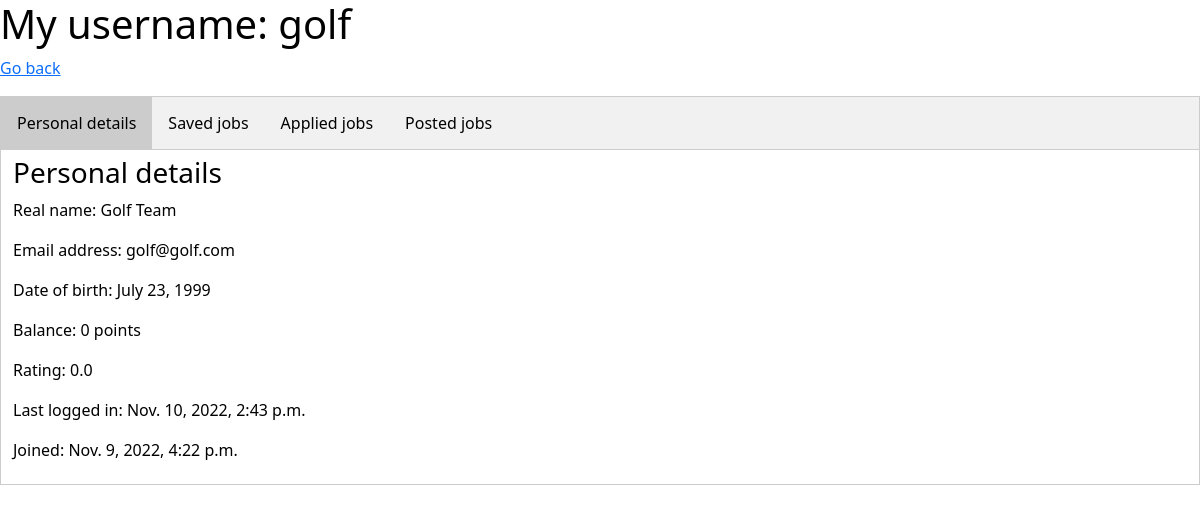
/profile/me/ (signed in), run on an earlier commit of the app's database.
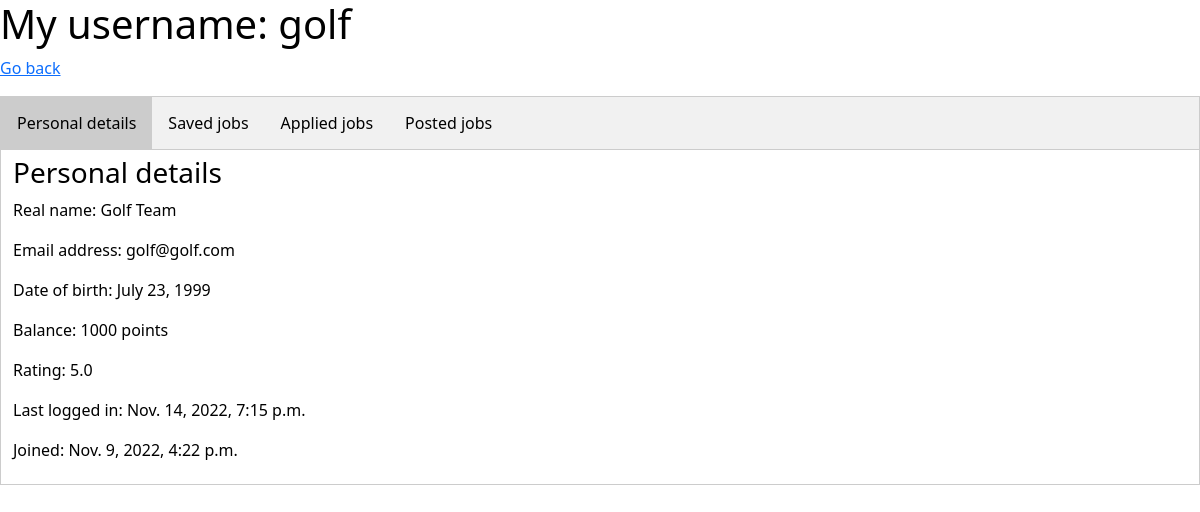
And on a later commit of the database.
### userprofile/models.py (models this page shows)
class User(AbstractUser):
    balance = models.IntegerField(default=0)
    date_of_birth = models.DateField()
    rating = models.FloatField(default=0)
    REQUIRED_FIELDS = ["first_name", "last_name", "email", "date_of_birth"]

### userprofile/views.py (the view, shortened to what this page needs)
# urls.py: path('me/', views.me, name='me'), # My profile
def me(request):
    template = loader.get_template('userprofile/private.html')
    id = request.user.id
    try:
        user_extended = User.objects.get(pk=id)
    except User.DoesNotExist:
        return HttpResponseNotFound()
    saved_jobs = []
    saved = UserSaveForLater.objects.filter(user_id=id)
    for job in saved:
        saved_jobs.append([job.job_id, job.saving_time])
    applied_jobs = []
    applied = JobProcess.objects.filter(user_id=id)
    for job in applied:
        applied_jobs.append([job.job_id, job.status])
    posted_jobs = []
    posted = JobPosting.objects.filter(poster_id=id)
    for job in posted:
        applicants = list(JobProcess.objects.filter(job_id=job.job_id))
        posted_jobs.append([job, applicants])
    context = {
        'user': user_extended,
        'saved': saved_jobs,
        'applied': applied_jobs,
        'posted': posted_jobs,
    }
    return HttpResponse(template.render(context, request))

### templates/userprofile/private.html (shortened to what this page needs)
{% extends 'base.html' %}
{% block content %}
<h1>My username: {{ user.username }}</h1>
<p><a href="{% url 'home' %}">Go back</a></p>
<div class="tab">
  <button class="tablinks" onclick="openTab(event, 'details')" id="details_tab">Personal details</button>
  <button class="tablinks" onclick="openTab(event, 'saved')" id="saved_tab">Saved jobs</button>
  <button class="tablinks" onclick="openTab(event, 'applied')" id="applied_tab">Applied jobs</button>
  <button class="tablinks" onclick="openTab(event, 'posted')" id="posted_tab">Posted jobs</button>
</div>
<div id="details" class="tabcontent">
  <h3>Personal details</h3>
  <p>Real name: {{ user.first_name }} {{ user.last_name }}</p>
  <p>Email address: {{ user.email }}</p>
  <p>Date of birth: {{ user.date_of_birth }}</p>
  <p>Balance: {{ user.balance }} points</p>
  <p>Rating: {{ user.rating }}</p>
  <p>Last logged in: {{ user.last_login }}</p>
  <p>Joined: {{ user.date_joined }}</p>
</div>
{% endblock %}

What changed in the data, as far as the page shows it:
changed User "Golf": balance "0" → "1000"; rating "0.0" → "5.0"; last_login "Nov. 10, 2022, 2:43 p.m." → "Nov. 14, 2022, 7:15 p.m."
